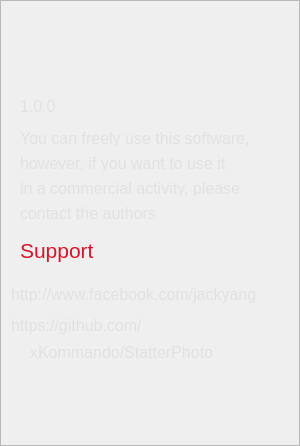
<?xml version="1.0" encoding="UTF-8"?>
<ui version="4.0">
 <class>AboutBar</class>
 <widget class="QFrame" name="AboutBar">
  <property name="geometry">
   <rect>
    <x>0</x>
    <y>0</y>
    <width>300</width>
    <height>446</height>
   </rect>
  </property>
  <property name="windowTitle">
   <string>Frame</string>
  </property>
  <property name="frameShape">
   <enum>QFrame::StyledPanel</enum>
  </property>
  <property name="frameShadow">
   <enum>QFrame::Raised</enum>
  </property>
  <widget class="QLabel" name="label">
   <property name="geometry">
    <rect>
     <x>20</x>
     <y>130</y>
     <width>251</width>
     <height>16</height>
    </rect>
   </property>
   <property name="font">
    <font>
     <pointsize>12</pointsize>
    </font>
   </property>
   <property name="styleSheet">
    <string notr="true">color: rgb(225, 225, 225);</string>
   </property>
   <property name="text">
    <string>You can freely use this software, </string>
   </property>
  </widget>
  <widget class="QLabel" name="label_2">
   <property name="geometry">
    <rect>
     <x>20</x>
     <y>155</y>
     <width>231</width>
     <height>16</height>
    </rect>
   </property>
   <property name="font">
    <font>
     <pointsize>12</pointsize>
    </font>
   </property>
   <property name="styleSheet">
    <string notr="true">color: rgb(225, 225, 225);</string>
   </property>
   <property name="text">
    <string>however, if you want to use it</string>
   </property>
  </widget>
  <widget class="QLabel" name="label_3">
   <property name="geometry">
    <rect>
     <x>20</x>
     <y>180</y>
     <width>251</width>
     <height>16</height>
    </rect>
   </property>
   <property name="font">
    <font>
     <pointsize>12</pointsize>
    </font>
   </property>
   <property name="styleSheet">
    <string notr="true">color: rgb(225, 225, 225);</string>
   </property>
   <property name="text">
    <string>in a commercial activity, please</string>
   </property>
  </widget>
  <widget class="QLabel" name="label_4">
   <property name="geometry">
    <rect>
     <x>20</x>
     <y>205</y>
     <width>171</width>
     <height>16</height>
    </rect>
   </property>
   <property name="font">
    <font>
     <pointsize>12</pointsize>
    </font>
   </property>
   <property name="styleSheet">
    <string notr="true">color: rgb(225, 225, 225);</string>
   </property>
   <property name="text">
    <string>contact the authors</string>
   </property>
  </widget>
  <widget class="QLabel" name="label_5">
   <property name="geometry">
    <rect>
     <x>20</x>
     <y>100</y>
     <width>46</width>
     <height>13</height>
    </rect>
   </property>
   <property name="font">
    <font>
     <pointsize>12</pointsize>
    </font>
   </property>
   <property name="styleSheet">
    <string notr="true">color: rgb(225, 225, 225);</string>
   </property>
   <property name="text">
    <string>1.0.0</string>
   </property>
  </widget>
  <widget class="QLabel" name="label_6">
   <property name="geometry">
    <rect>
     <x>20</x>
     <y>230</y>
     <width>91</width>
     <height>41</height>
    </rect>
   </property>
   <property name="font">
    <font>
     <pointsize>16</pointsize>
    </font>
   </property>
   <property name="styleSheet">
    <string notr="true">color:rgb(214, 21, 40)</string>
   </property>
   <property name="text">
    <string>Support</string>
   </property>
  </widget>
  <widget class="QLabel" name="label_7">
   <property name="geometry">
    <rect>
     <x>11</x>
     <y>282</y>
     <width>319</width>
     <height>24</height>
    </rect>
   </property>
   <property name="font">
    <font>
     <pointsize>12</pointsize>
    </font>
   </property>
   <property name="styleSheet">
    <string notr="true">color:rgb(225, 225, 225)</string>
   </property>
   <property name="text">
    <string>http://www.facebook.com/jackyang</string>
   </property>
  </widget>
  <widget class="QLabel" name="label_8">
   <property name="geometry">
    <rect>
     <x>11</x>
     <y>313</y>
     <width>175</width>
     <height>24</height>
    </rect>
   </property>
   <property name="font">
    <font>
     <pointsize>12</pointsize>
    </font>
   </property>
   <property name="styleSheet">
    <string notr="true">color:rgb(225, 225, 225)</string>
   </property>
   <property name="text">
    <string>https://github.com/</string>
   </property>
  </widget>
  <widget class="QLabel" name="label_9">
   <property name="geometry">
    <rect>
     <x>30</x>
     <y>340</y>
     <width>230</width>
     <height>24</height>
    </rect>
   </property>
   <property name="font">
    <font>
     <pointsize>12</pointsize>
    </font>
   </property>
   <property name="styleSheet">
    <string notr="true">color:rgb(225, 225, 225)</string>
   </property>
   <property name="text">
    <string>xKommando/StatterPhoto</string>
   </property>
  </widget>
 </widget>
 <resources/>
 <connections/>
</ui>
